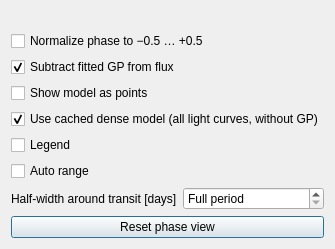
<?xml version="1.0" encoding="UTF-8"?>
<ui version="4.0">
 <class>TransitPhaseOptions</class>
 <widget class="QDialog" name="TransitPhaseOptions">
  <property name="windowTitle">
   <string>Transit phase options</string>
  </property>
  <layout class="QFormLayout" name="formLayout">
   <item row="0" column="0" rowspan="1" colspan="2">
    <widget class="QLabel" name="info">
     <property name="wordWrap">
      <bool>true</bool>
     </property>
    </widget>
   </item>
   <item row="1" column="0" rowspan="1" colspan="2">
    <widget class="QCheckBox" name="normalize">
     <property name="text">
      <string>Normalize phase to −0.5 … +0.5</string>
     </property>
     <property name="checked">
      <bool>false</bool>
     </property>
    </widget>
   </item>
   <item row="2" column="0" rowspan="1" colspan="2">
    <widget class="QCheckBox" name="gp">
     <property name="text">
      <string>Subtract fitted GP from flux</string>
     </property>
     <property name="checked">
      <bool>true</bool>
     </property>
    </widget>
   </item>
   <item row="3" column="0" rowspan="1" colspan="2">
    <widget class="QCheckBox" name="points">
     <property name="text">
      <string>Show model as points</string>
     </property>
     <property name="checked">
      <bool>false</bool>
     </property>
    </widget>
   </item>
   <item row="4" column="0" rowspan="1" colspan="2">
    <widget class="QCheckBox" name="dense">
     <property name="text">
      <string>Use cached dense model (all light curves, without GP)</string>
     </property>
     <property name="checked">
      <bool>true</bool>
     </property>
    </widget>
   </item>
   <item row="5" column="0" rowspan="1" colspan="2">
    <widget class="QCheckBox" name="show_legend">
     <property name="text">
      <string>Legend</string>
     </property>
     <property name="checked">
      <bool>false</bool>
     </property>
    </widget>
   </item>
   <item row="6" column="0" rowspan="1" colspan="2">
    <widget class="QCheckBox" name="auto">
     <property name="text">
      <string>Auto range</string>
     </property>
     <property name="checked">
      <bool>false</bool>
     </property>
    </widget>
   </item>
   <item row="7" column="0">
    <widget class="QLabel" name="window_label">
     <property name="text">
      <string>Half-width around transit [days]</string>
     </property>
    </widget>
   </item>
   <item row="7" column="1">
    <widget class="QDoubleSpinBox" name="window">
     <property name="decimals">
      <number>5</number>
     </property>
     <property name="minimum">
      <double>0.0</double>
     </property>
     <property name="maximum">
      <double>1000000.0</double>
     </property>
     <property name="singleStep">
      <double>0.01</double>
     </property>
     <property name="specialValueText">
      <string>Full period</string>
     </property>
    </widget>
   </item>
   <item row="8" column="0" rowspan="1" colspan="2">
    <widget class="QPushButton" name="reset">
     <property name="text">
      <string>Reset phase view</string>
     </property>
    </widget>
   </item>
  </layout>
 </widget>
 <resources />
 <connections />
</ui>
